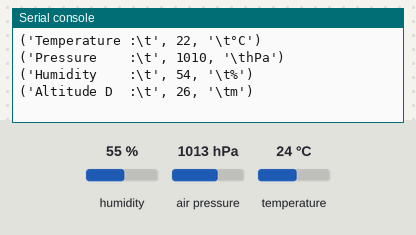
Bench run of a program on a simulated MicroPython board. Shown: the last lines printed to the serial console. The inputs (shaded band) are chosen by the test bench; at power-on: humidity 55 %, air pressure 1013 hPa, temperature 24 °C. Library files of the repository ran but are not shown: bme280.py.

Above: at 1.2 s.
1.3 s: humidity set to 22 %
At 1.9 s:
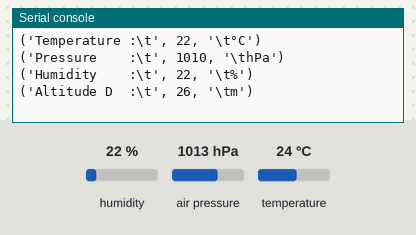
2.8 s: air pressure set to 952 hPa
At 3.4 s:
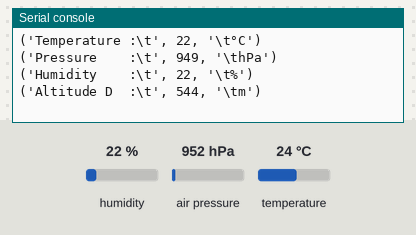
4.3 s: temperature set to 12 °C
At 5.0 s:
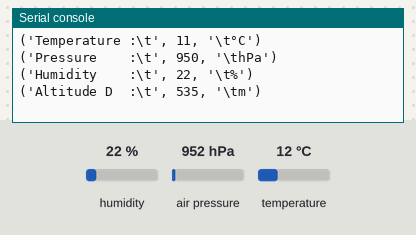
Timing chart, 0 to 7.3 s (numbered marks = the images above; inputs shaded):
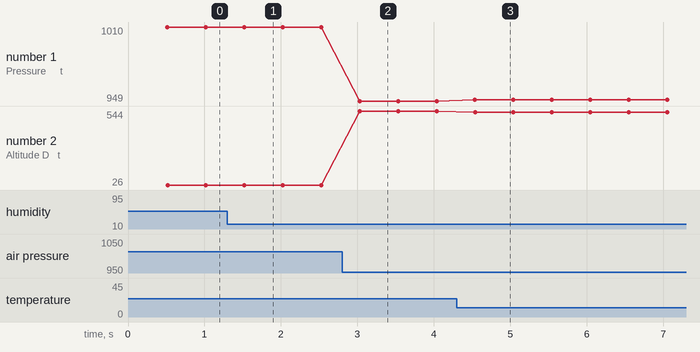

The program:

bme_test.py
```python
from machine import I2C, Pin
import time
import math
import bme280

I2C1_SDA = Pin(03)
I2C1_SCL = Pin(02)

i2c1 = I2C(0, scl=I2C1_SCL, sda=I2C1_SDA, freq=100000, timeout=200000 )

env = bme280.BME280(i2c1)

while True:
    time.sleep(0.5)
    temp, press, humid, alt = env.values
    print("Temperature :\t", temp,"\t°C")
    print("Pressure    :\t", press,"\thPa")
    print("Humidity    :\t", humid,"\t%")
    print("Altitude D  :\t", alt,"\tm")
    print()
```

Measured:
- after the input at 1.3 s, the serial console: prints a new line after 0.22 s (image 1)
- after the input at 2.8 s, the serial console: prints a new line after 0.23 s (image 2)
- after the input at 4.3 s, the serial console: prints a new line after 0.24 s (image 3)
- plotted number 1: 1010 → 949 after the input at 2.8 s, 949 → 950 after the input at 4.3 s
- plotted number 2: 26 → 544 after the input at 2.8 s, 544 → 535 after the input at 4.3 s
